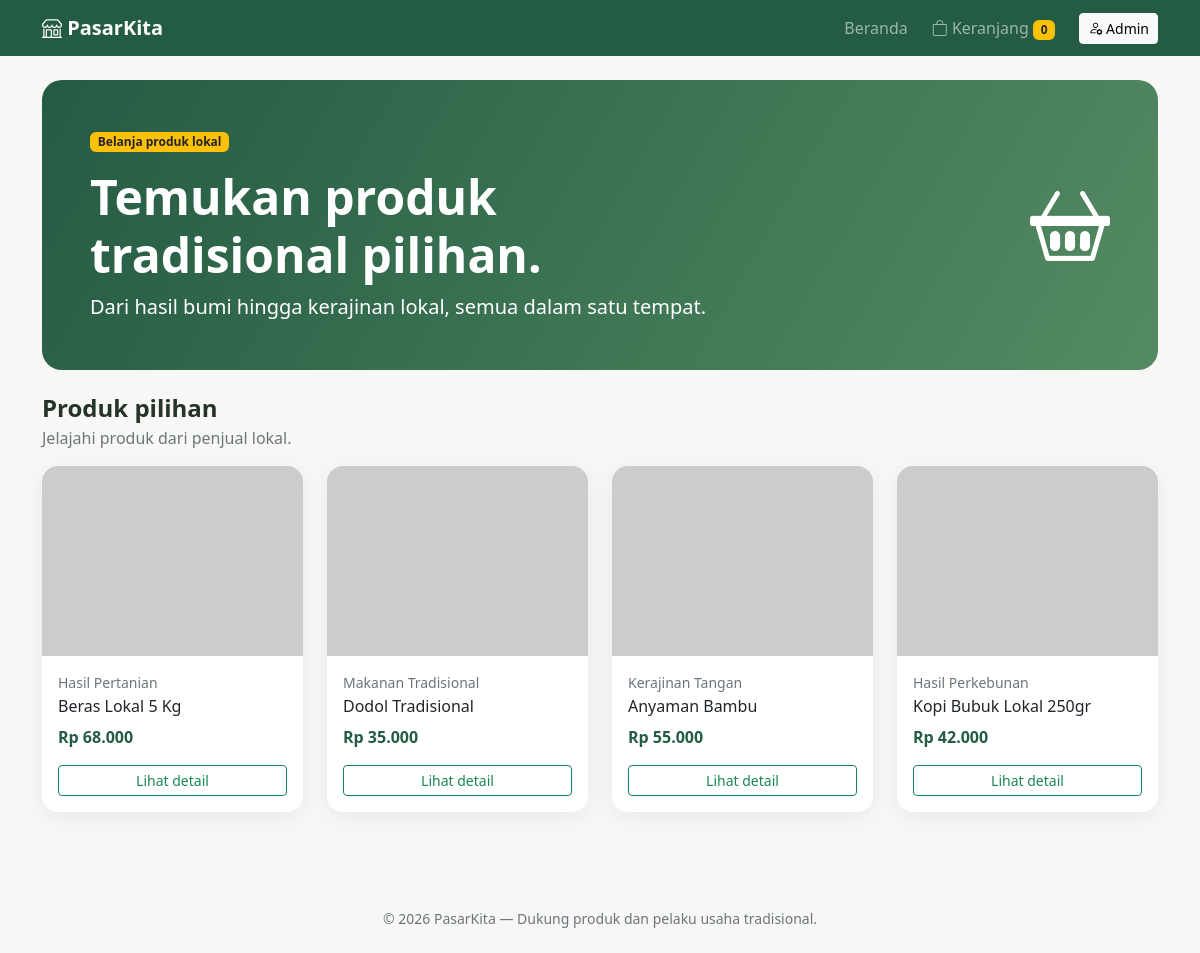
The page / on the database its author committed.
### tables this page shows
CREATE TABLE products (
 id_product INT AUTO_INCREMENT PRIMARY KEY,
 id_category INT NOT NULL,
 id_user INT NULL,
 nama_produk VARCHAR(150) NOT NULL,
 deskripsi TEXT,
 harga DECIMAL(12,2) NOT NULL DEFAULT 0,
 stok INT NOT NULL DEFAULT 0,
 gambar VARCHAR(500),
 status ENUM('aktif','nonaktif') NOT NULL DEFAULT 'aktif',
 created_at TIMESTAMP DEFAULT CURRENT_TIMESTAMP,
 CONSTRAINT fk_product_category FOREIGN KEY (id_category) REFERENCES categories(id_category),
 CONSTRAINT fk_product_user FOREIGN KEY (id_user) REFERENCES users(id_user) ON DELETE SET NULL
);

CREATE TABLE categories (
 id_category INT AUTO_INCREMENT PRIMARY KEY,
 nama_kategori VARCHAR(100) NOT NULL UNIQUE
);

### functions.php (called while the page is built, shortened)
<?php
function e($value) {
    return htmlspecialchars((string)$value, ENT_QUOTES, 'UTF-8');
}
function rupiah($angka) {
    return 'Rp ' . number_format((float)$angka, 0, ',', '.');
}
function cart_count() {
    $total = 0;
    return $total;
}

### index.php (the view, shortened to what this page needs)
<?php
require_once 'config/database.php';
require_once 'includes/header.php';
$sql = "SELECT p.*, c.nama_kategori FROM products p LEFT JOIN categories c ON p.id_category=c.id_category WHERE p.status='aktif' ORDER BY p.created_at DESC";
$result = $conn->query($sql);
?>
<section class="hero mb-4">
  <div class="row align-items-center">
    <div class="col-lg-8">
      <span class="badge bg-warning text-dark mb-3">Belanja produk lokal</span>
      <h1 class="display-5 fw-bold">Temukan produk tradisional pilihan.</h1>
      <p class="lead mb-0">Dari hasil bumi hingga kerajinan lokal, semua dalam satu tempat.</p>
    </div>
    <div class="col-lg-4 text-lg-end mt-3 mt-lg-0"><i class="bi bi-basket2 display-1"></i></div>
  </div>
</section>
<div class="d-flex justify-content-between align-items-center mb-3">
  <div><h2 class="h4 fw-bold mb-1">Produk pilihan</h2><p class="text-secondary mb-0">Jelajahi produk dari penjual lokal.</p></div>
</div>
<div class="row g-4">
<?php if ($result->num_rows): while($p=$result->fetch_assoc()): ?>
  <div class="col-6 col-md-4 col-lg-3">
    <div class="card product-card">
      <img src="<?= e($p['gambar'] ?: 'https://placehold.co/600x400?text=Produk') ?>" class="card-img-top" alt="<?= e($p['nama_produk']) ?>" onerror="this.src='https://placehold.co/600x400?text=Produk'">
      <div class="card-body">
        <small class="text-secondary"><?= e($p['nama_kategori'] ?? 'Produk') ?></small>
        <h3 class="h6 mt-1"><?= e($p['nama_produk']) ?></h3>
        <div class="price mb-3"><?= rupiah($p['harga']) ?></div>
        <a href="detail.php?id=<?= (int)$p['id_product'] ?>" class="btn btn-outline-success btn-sm mt-auto">Lihat detail</a>
      </div>
    </div>
  </div>
<?php endwhile; else: ?>
  <div class="col-12"><div class="alert alert-info">Belum ada produk. Silakan tambahkan produk melalui menu Admin.</div></div>
<?php endif; ?>
</div>
<?php require_once 'includes/footer.php'; ?>

### header.php (shortened to what this page needs)
<?php require_once __DIR__ . '/functions.php'; ?>
<!doctype html>
<html lang="id">
<head>
  <link href="https://cdn.jsdelivr.net/npm/bootstrap@5.3.3/dist/css/bootstrap.min.css" rel="stylesheet">
  <link href="https://cdn.jsdelivr.net/npm/bootstrap-icons@1.11.3/font/bootstrap-icons.min.css" rel="stylesheet">
  <link href="<?= isset($adminPage) ? '../assets/style.css' : 'assets/style.css' ?>" rel="stylesheet">
</head>
<body>
<nav class="navbar navbar-expand-lg navbar-dark pk-navbar">
  <div class="container">
    <a class="navbar-brand fw-bold" href="<?= isset($adminPage) ? '../index.php' : 'index.php' ?>"><i class="bi bi-shop"></i> PasarKita</a>
    <div class="collapse navbar-collapse" id="mainNav">
      <div class="navbar-nav ms-auto align-items-lg-center gap-lg-2">
        <a class="nav-link" href="<?= isset($adminPage) ? '../index.php' : 'index.php' ?>">Beranda</a>
        <a class="nav-link" href="<?= isset($adminPage) ? '../cart.php' : 'cart.php' ?>"><i class="bi bi-bag"></i> Keranjang <span class="badge bg-warning text-dark"><?= cart_count() ?></span></a>
        <a class="btn btn-light btn-sm ms-lg-2" href="<?= isset($adminPage) ? 'products.php' : 'admin/login.php' ?>"><i class="bi bi-person-gear"></i> <?= isset($adminPage) ? 'Kelola Produk' : 'Admin' ?></a>
      </div>
    </div>
  </div>
</nav>
<main class="container py-4">

### footer.php (shortened to what this page needs)
</main>
<footer class="py-4 mt-5">
  <div class="container text-center small text-secondary">© <?= date('Y') ?> PasarKita — Dukung produk dan pelaku usaha tradisional.</div>
</footer>
</body></html>

### style.css (style rules this page uses)
body { background:#f7f8f5; color:#26332b; }
.pk-navbar { background:#245b43; }
.hero { background:linear-gradient(120deg,#245b43,#548b62); color:white; border-radius:1.25rem; padding:3rem; }
.product-card { border:0; border-radius:1rem; overflow:hidden; box-shadow:0 5px 22px rgba(0,0,0,.06); height:100%; }
.product-card img { height:190px; object-fit:cover; background:#e9eee9; }
.product-card .card-body { display:flex; flex-direction:column; }
.price { color:#245b43; font-weight:700; }

### rows shown on the page
products: id_category.nama_kategori "Hasil Pertanian", nama_produk "Beras Lokal 5 Kg", harga "Rp 68.000"
products: id_category.nama_kategori "Makanan Tradisional", nama_produk "Dodol Tradisional", harga "Rp 35.000"
products: id_category.nama_kategori "Kerajinan Tangan", nama_produk "Anyaman Bambu", harga "Rp 55.000"
products: id_category.nama_kategori "Hasil Perkebunan", nama_produk "Kopi Bubuk Lokal 250gr", harga "Rp 42.000"

### other values the page prints
cart_count() "0"
